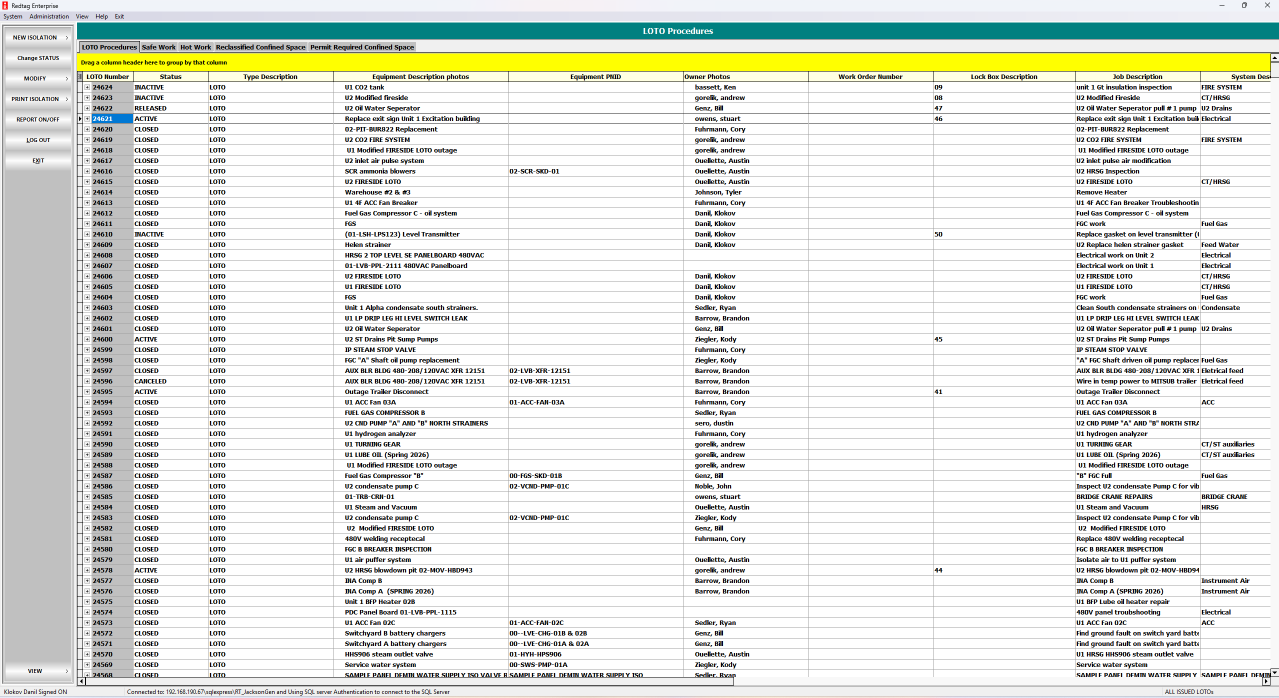
#> input picture project/features/red-tag-automation/screenshots/logged in home page with ungrouped list.png, 2557 x 1396 px (shown at 1/2 size)
$ python generate-patterns.py
#> lines starting #> are read from the running program, lines starting #| are printed output that depends on the picture
#!/usr/bin/env python3
"""
Generate SikuliX pattern images for the Red Tag LOTO automation.

Each pattern is a small, DISTINCTIVE crop (a label / button / title / status text)
taken from the full-window screenshots in ./screenshots/. The automation locates
the crop on the live screen, then clicks at a pixel offset to reach the field
beside it (offsets live in the Java flow classes).

Re-run after recapturing any screenshot, or tweak a CROP box if a pattern
matches poorly. Output goes straight into the bundled resources folder.

Usage:  python generate-patterns.py
"""
import os
from PIL import Image

HERE = os.path.dirname(os.path.abspath(__file__))
SHOTS = os.path.join(HERE, "screenshots")
# src/main/resources/automation/redtag/patterns  (relative to repo root)
REPO_ROOT = os.path.abspath(os.path.join(HERE, "..", "..", ".."))
OUT = os.path.join(REPO_ROOT, "src", "main", "resources", "automation", "redtag", "patterns")
CONTACT_SHEET = os.path.join(HERE, ".crop_tmp", "contact-sheet.png")

# (RedTagPattern enum name, source screenshot, relative output path, crop box x1,y1,x2,y2)
PATTERNS = [
    # ---- application shell -------------------------------------------------
    ("LOTO_PROCEDURES_TAB", "logged in home page with ungrouped list.png",
     "shell/loto-procedures-tab.png", (165, 88, 292, 110)),
    ("NEW_ISOLATION_BUTTON", "logged in home page with ungrouped list.png",
     "shell/new-isolation-button.png", (16, 52, 158, 88)),
    ("LOGIN_BUTTON", "home page (not logged in).png",
     "shell/login-button.png", (14, 258, 150, 296)),
    ("STATUS_NO_ONE_LOGGED_IN", "home page (not logged in).png",
     "shell/status-no-one-logged-in.png", (3, 1372, 120, 1392)),

    # ---- login dialog -----------------------------------------------------
    ("LOGIN_DIALOG_TITLE", "login dialog.png",
     "login/login-dialog-title.png", (1198, 610, 1362, 644)),
    ("LOGIN_USERNAME_LABEL", "login dialog.png",
     "login/username-label.png", (1155, 674, 1252, 696)),
    ("LOGIN_PASSWORD_LABEL", "login dialog.png",
     "login/password-label.png", (1162, 702, 1256, 724)),
    ("LOGIN_SUBMIT_BUTTON", "login dialog.png",
     "login/login-submit-button.png", (1206, 731, 1300, 757)),
    ("LOGIN_SIGNED_ON_OK", "correct login confirmation dialog.png",
     "login/signed-on-ok-button.png", (1249, 722, 1323, 752)),
    ("LOGIN_FAILED_DIALOG", "wrong password dialog.png",
     "login/login-failed-dialog.png", (1188, 658, 1372, 702)),
    ("LOGIN_FAILED_YES", "wrong password dialog.png",
     "login/login-failed-yes-button.png", (1208, 718, 1282, 748)),

    # ---- new LOTO selection ----------------------------------------------
    ("NEW_ISO_LOTO_OPTION", "button to initiate new loto.png",
     "loto/new-iso-loto-option.png", (154, 60, 264, 94)),
    ("ISSUE_LOTO_NO_STANDARD_BUTTON", "standards list.png",
     "loto/issue-loto-no-standard-button.png", (2404, 55, 2530, 111)),

    # ---- LOTO builder page -----------------------------------------------
    ("LOTO_BUILDER_TITLE", "ltot building page.png",
     "loto/builder-title.png", (8, 2, 124, 21)),
    ("LOTO_BUILDER_CONTINUE_BUTTON", "ltot building page.png",
     "loto/builder-continue-button.png", (20, 60, 130, 120)),
    ("LOTO_BUILDER_LOTO_TYPE_LABEL", "ltot building page.png",
     "loto/builder-loto-type-label.png", (224, 84, 304, 103)),
    ("LOTO_BUILDER_JOB_DESCRIPTION_LABEL", "ltot building page.png",
     "loto/builder-job-description-label.png", (213, 106, 304, 125)),
    ("LOTO_BUILDER_EQUIPMENT_DESCRIPTION_LABEL", "ltot building page.png",
     "loto/builder-equipment-description-label.png", (166, 166, 304, 185)),
    ("LOTO_BUILDER_ADD_DEVICE_MANUALLY_BUTTON", "ltot building page.png",
     "loto/builder-add-device-manually-button.png", (25, 429, 128, 460)),
    ("LOTO_NUMBER_COLUMN_HEADER", "logged in home page with ungrouped list.png",
     "loto/loto-number-column-header.png", (166, 147, 272, 169)),

    # ---- 'Add Device' dialog ---------------------------------------------
    ("ADD_DEVICE_TITLE", "add devie manually dialog.png",
     "add-device/title.png", (986, 430, 1062, 450)),
    ("ADD_DEVICE_DESCRIPTION_LABEL", "add devie manually dialog.png",
     "add-device/description-label.png", (1006, 500, 1170, 519)),
    ("ADD_DEVICE_LARGE_DESCRIPTION_LABEL", "add devie manually dialog.png",
     "add-device/large-description-label.png", (1006, 529, 1200, 548)),
    ("ADD_DEVICE_PNID_LABEL", "add devie manually dialog.png",
     "add-device/pnid-label.png", (1031, 607, 1170, 626)),
    ("ADD_DEVICE_LOCATION_LABEL", "add devie manually dialog.png",
     "add-device/location-label.png", (1024, 634, 1170, 653)),
    ("ADD_DEVICE_ISOLATED_POSITION_LABEL", "add devie manually dialog.png",
     "add-device/isolated-position-label.png", (1054, 706, 1170, 725)),
    ("ADD_DEVICE_NORMAL_POSITION_LABEL", "add devie manually dialog.png",
     "add-device/normal-position-label.png", (1306, 706, 1394, 725)),
    ("ADD_DEVICE_OK_BUTTON", "add devie manually dialog.png",
     "add-device/ok-button.png", (1368, 918, 1454, 950)),

    # ---- LOTO information form (post-Continue) ----------------------------
    ("LOTO_DETAILS_DIALOG_TITLE", "loto details dialog.png",
     "loto-details/dialog-title.png", (1010, 364, 1135, 383)),
    ("LOTO_DETAILS_LOCK_BOX_LABEL", "loto details dialog.png",
     "loto-details/lock-box-label.png", (1308, 430, 1422, 449)),
    ("LOTO_DETAILS_OWNER_LABEL", "loto details dialog.png",
     "loto-details/owner-label.png", (1050, 517, 1324, 537)),
    ("LOTO_DETAILS_WHY_LABEL", "loto details dialog.png",
     "loto-details/why-label.png", (1030, 571, 1214, 590)),
    ("LOTO_DETAILS_REQUESTED_BY_HEADER", "loto details dialog.png",
     "loto-details/requested-by-header.png", (1016, 639, 1092, 657)),
    ("LOTO_DETAILS_OK_BUTTON", "loto details dialog.png",
     "loto-details/ok-button.png", (1398, 977, 1500, 1010)),
    ("LOTO_SUBMISSION_WARNING_OK", "loto details dialog submission error.png",
     "loto-details/submission-warning-ok.png", (1243, 718, 1313, 746)),

    # ---- Safe Work permit ------------------------------------------------
    # SW_TAB cropped from its *inactive* state (logged-in home page with LOTO tab
    # active) — the automation navigates from the LOTO tab so SW is inactive.
    ("SW_TAB", "logged in home page with ungrouped list.png",
     "safe-work/tab.png", (270, 88, 350, 110)),
    ("SW_NEW_PERMIT_BUTTON", "permits/sw list ungrouped.png",
     "safe-work/new-permit-button.png", (26, 52, 132, 77)),
    ("SW_ISSUE_NO_TEMPLATE_BUTTON", "permits/issue permit with not template.png",
     "safe-work/issue-no-template-button.png", (0, 0, 429, 103)),
    ("SW_ZOOM_OUT_BUTTON", "permits/zoom-out-button.png",
     "safe-work/zoom-out-button.png", (0, 0, 88, 88)),
    ("SW_SAVE_BUTTON", "permits/default sw form view.png",
     "safe-work/save-button.png", (6, 66, 44, 98)),
    ("SW_ERROR_RECORD_IN_USE", "permits/ERROR_RECORD_IN_USE.png",
     "safe-work/error-record-in-use.png", (0, 0, 165, 118)),
    ("SW_PERMIT_NUMBER_COLUMN", "permits/sw list ungrouped.png",
     "safe-work/permit-number-column.png", (188, 142, 282, 164)),
    ("SW_HAZARDS_HEADER", "permits/zoomed out sw form view.png",
     "safe-work/hazards-header.png", (1130, 382, 1390, 399)),
    ("SW_PERMITS_HEADER", "permits/zoomed out sw form view.png",
     "safe-work/permits-header.png", (1110, 661, 1415, 678)),
    ("SW_PPE_HEADER", "permits/zoomed out sw form view.png",
     "safe-work/ppe-header.png", (1128, 812, 1414, 832)),
    ("SW_DATE_ISSUED_LABEL", "permits/zoomed out sw form view.png",
     "safe-work/date-issued-label.png", (838, 266, 922, 285)),
    ("SW_LOCATION_LABEL", "permits/zoomed out sw form view.png",
     "safe-work/location-label.png", (838, 304, 1027, 323)),
    ("SW_DESCRIPTION_LABEL", "permits/zoomed out sw form view.png",
     "safe-work/description-label.png", (840, 333, 1087, 348)),
    ("SW_SPECIAL_INSTRUCTIONS_LABEL", "permits/zoomed out sw form view.png",
     "safe-work/special-instructions-label.png", (848, 974, 977, 989)),
    ("SW_REQUESTOR_LABEL", "permits/zoomed out sw form view.png",
     "safe-work/requestor-label.png", (1535, 1036, 1610, 1050)),

    # ---- Safe Work - Associate permits flow ------------------------------
    # NOTE: SW_MODIFY_BUTTON has no source screenshot yet (the SW list left menu
    # only shows 'Modify' when a permit row is selected) -> captured manually.
    ("SW_ASSOCIATE_BUTTON", "permits/sw form under modification.png",
     "safe-work/associate-button.png", (810, 41, 900, 61)),
    ("SW_ASSOCIATE_DIALOG_TITLE", "permits/associate dialog maximized.png",
     "safe-work/associate-dialog-title.png", (22, 4, 162, 19)),
    ("SW_ASSOCIATE_SEARCH_BUTTON", "permits/associate dialog maximized.png",
     "safe-work/associate-search-button.png", (138, 65, 204, 88)),
    ("SW_ASSOCIATE_CLEAR_BUTTON", "permits/associate dialog maximized.png",
     "safe-work/associate-clear-button.png", (138, 98, 204, 121)),
    ("SW_ASSOCIATE_ISSUED_LOTOS_TAB", "permits/associate dialog maximized.png",
     "safe-work/associate-issued-lotos-tab.png", (1538, 1305, 1652, 1322)),
    ("SW_ASSOCIATE_ISSUED_PERMITS_TAB", "permits/associate dialog maximized.png",
     "safe-work/associate-issued-permits-tab.png", (2153, 1305, 2272, 1322)),
]


def main():
    sources = {}
    crops = []
    for name, src, rel, box in PATTERNS:
        if src not in sources:
            sources[src] = Image.open(os.path.join(SHOTS, src)).convert("RGB")
        crop = sources[src].crop(box)
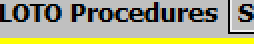
#> crop: PIL image 127x22 RGB (shown 2 times larger); mean R, G, B 167.8, 167.8, 133.2
        target = os.path.join(OUT, rel)
        os.makedirs(os.path.dirname(target), exist_ok=True)
        crop.save(target)
        crops.append((name, crop))
        print(f"  {name:42s} -> {rel}  {crop.size}")
#|   LOTO_PROCEDURES_TAB                        -> shell/loto-procedures-tab.png  (127, 22)
#> pass 3 of the loop in main, `for name, src, rel, box in PATTERNS:`:
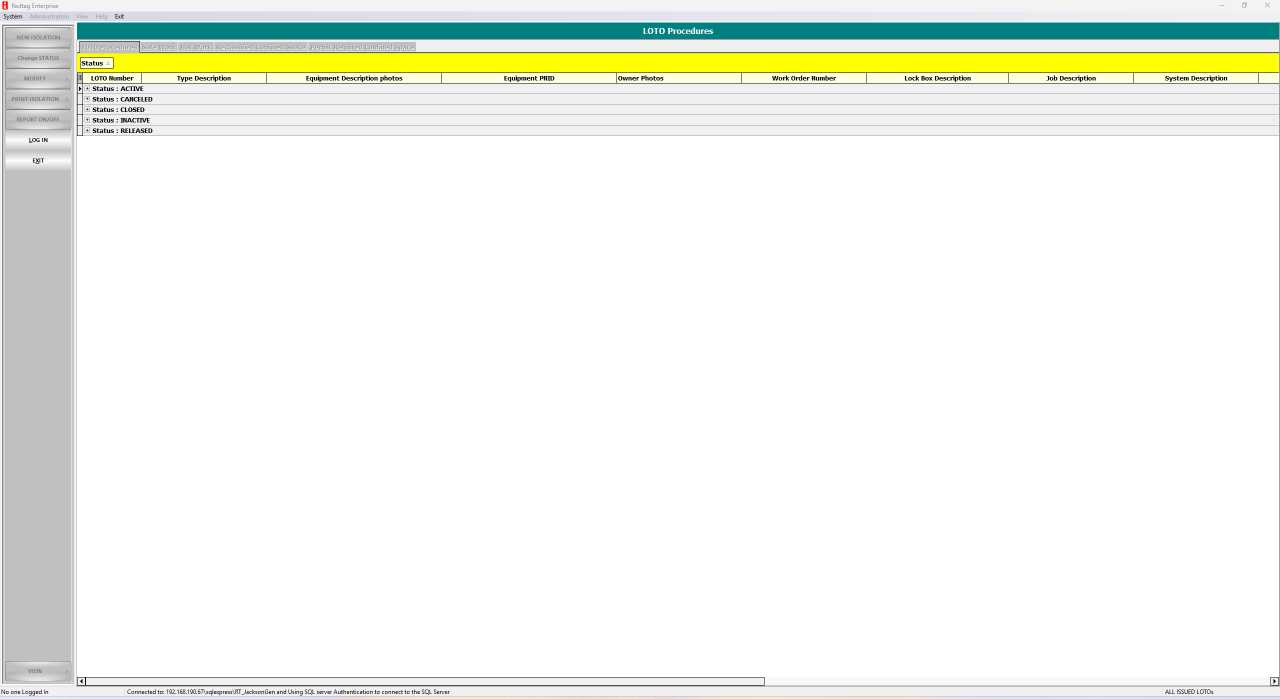
#> input picture project/features/red-tag-automation/screenshots/home page (not logged in).png, 2559 x 1397 px (shown at 1/2 size)
#> in main, `crop = sources[src].crop(box)`:
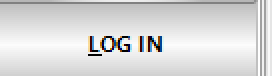
#> crop: PIL image 136x38 RGB (shown 2 times larger); mean R, G, B 215.8, 215.7, 215.7
#|   LOGIN_BUTTON                               -> shell/login-button.png  (136, 38)
#> the loop made 12 passes; the first 3 are shown

    build_contact_sheet(crops)
    print(f"\nGenerated {len(crops)} pattern image(s) into {OUT}")
    print(f"Contact sheet: {CONTACT_SHEET}")


def build_contact_sheet(crops):
    """Stacks every crop with its name for a single-glance visual review."""
    pad, label_w, row_h = 8, 360, 0
    rows = [(n, c) for n, c in crops]
    row_h = max(c.height for _, c in rows) + pad
    width = label_w + max(c.width for _, c in rows) + pad * 2
    height = row_h * len(rows) + pad
    sheet = Image.new("RGB", (width, height), (240, 240, 240))
    from PIL import ImageDraw
    draw = ImageDraw.Draw(sheet)
    y = pad
    for name, crop in rows:
        draw.text((pad, y + 4), name, fill=(0, 0, 0))
        sheet.paste(crop, (label_w, y))
        draw.rectangle([label_w - 1, y - 1, label_w + crop.width, y + crop.height],
                       outline=(180, 0, 0))
        y += row_h
    os.makedirs(os.path.dirname(CONTACT_SHEET), exist_ok=True)
    sheet.save(CONTACT_SHEET)


if __name__ == "__main__":
#> (the run stopped early here; a loop or call above may not have finished)
